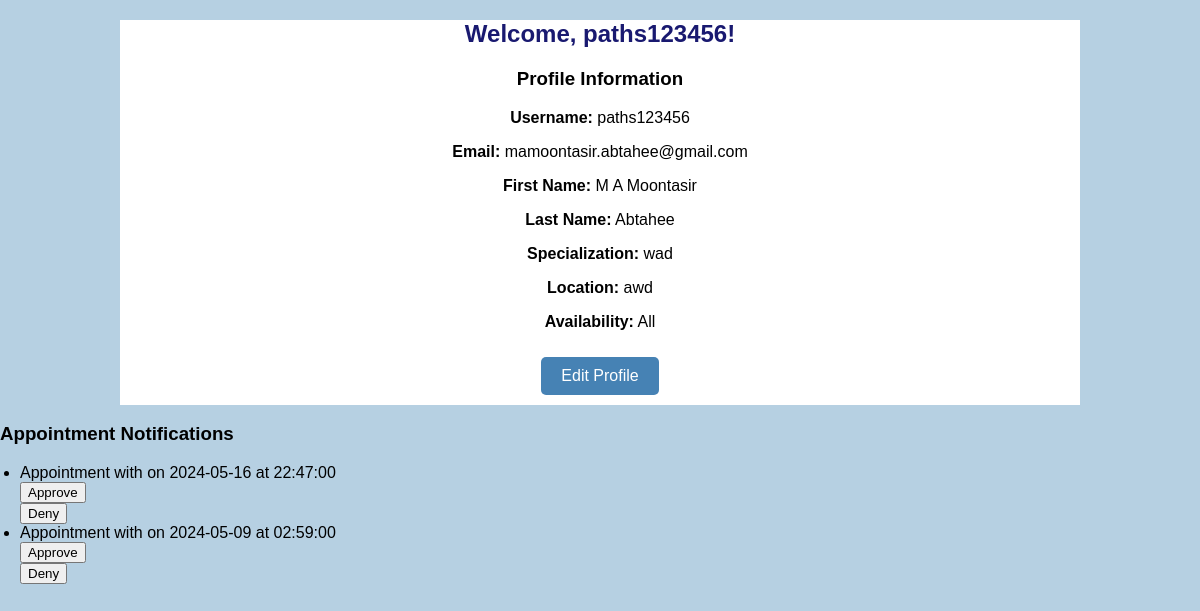
Page /doctor/abth123456 (signed in) on the committed database.
### models/user.py (models this page shows, shortened)
class User(UserMixin, db.Model):
    __tablename__ = 'users'
    id = db.Column(db.Integer, primary_key=True)
    username = db.Column(db.String(64), unique=True, nullable=False)
    password = db.Column(db.String(128), nullable=False)
    role = db.Column(db.String(64), nullable=False)
    email = db.Column(db.String(120), unique=True, nullable=False)
    phone = db.Column(db.String(20), nullable=False)
    profile = db.relationship('Profile', backref='user', uselist=False)

### models/profile.py (models this page shows, shortened)
class Profile(db.Model):
    __tablename__ = 'profiles'
    id = db.Column(db.Integer, primary_key=True)
    user_id = db.Column(db.Integer, db.ForeignKey('users.id'), nullable=False)
    first_name = db.Column(db.String(64), nullable=False)
    last_name = db.Column(db.String(64), nullable=False)
    date_of_birth = db.Column(db.Date, nullable=False)
    gender = db.Column(db.String(10), nullable=False)
    address = db.Column(db.String(255), nullable=False)
    doctor = db.relationship('Doctor', backref='profile', uselist=False)
    patient = db.relationship('Patient', backref='profile', uselist=False)

### models/doctor.py (models this page shows, shortened)
class Doctor(db.Model):
    __tablename__ = 'doctors'
    id = db.Column(db.Integer, primary_key=True)
    profile_id = db.Column(db.Integer, db.ForeignKey('profiles.id'), nullable=False)
    specialization = db.Column(db.String(64), nullable=False)
    location = db.Column(db.String(64), nullable=False)
    availability = db.Column(db.String(64), nullable=False)

### models/appointment.py (models this page shows, shortened)
class Appointment(db.Model):
    __tablename__ = 'appointments'
    id = db.Column(db.Integer, primary_key=True)
    doctor_id = db.Column(db.Integer, db.ForeignKey('doctors.id'), nullable=False)
    patient_id = db.Column(db.Integer, db.ForeignKey('patients.id'), nullable=False)
    date = db.Column(db.Date, nullable=False)
    time = db.Column(db.Time, nullable=False)
    status = db.Column(db.String(64), nullable=True)

### views/doctor.py (the view)
@doctor.route('/doctor/<username>', methods=['GET', 'POST'])
@login_required
def doctor_page(username=None):
    userx = User.query.filter_by(id=current_user.id).first()
    profilex = Profile.query.filter_by(user_id=current_user.id).first()
    doctorx = Doctor.query.filter_by(profile_id=profilex.id).first()
    if user is None or profile is None or doctor is None:
        return "No user, profile, or doctor found", 404
    appointments = Appointment.query.filter_by(doctor_id=doctorx.id).all()
    return render_template('doctor.html', user=userx, profile=profilex, doctor=doctorx, appointments=appointments)

### views/login.py (called while the page is built)
@login_manager.user_loader
def load_user(user_id):
    return User.query.get(user_id)

### templates/doctor.html (shortened to what this page needs)
{% extends "base.html" %}
{% block content %}
<div class="container">
    <h2>Welcome, {{ user.username }}!</h2>
    <div class="profile">
        <h3>Profile Information</h3>
        <p><strong>Username:</strong> {{ user.username }}</p>
        <p><strong>Email:</strong> {{ user.email }}</p>
        <p><strong>First Name:</strong> {{ profile.first_name }}</p>
        <p><strong>Last Name:</strong> {{ profile.last_name }}</p>
        <p><strong>Specialization:</strong> {{ doctor.specialization }}</p>
        <p><strong>Location:</strong> {{ doctor.location }}</p>
        <p><strong>Availability:</strong> {{ doctor.availability }}</p>
    </div>
    <div class="actions">
        <a href="{{ url_for('doctor.update_doctor',username = user.username) }}" class="btn btn-primary">Edit Profile</a>
    </div>
</div>
<div class="appointments">
    <h3>Appointment Notifications</h3>
    {% if appointments %}
        <ul>
        {% for appointment in appointments %}
            <li>
                Appointment with {{ appointment.patient_name }} on {{ appointment.date }} at {{ appointment.time }}
                {% if appointment.status == 'approved' or appointment.status == 'denied' %}
                    <strong>Status:</strong> {{ appointment.status }}
                {% else %}
                    <form method="POST" action="{{ url_for('doctor.update_appointment_status', id=appointment.id) }}">
                        <button type="submit">Approve</button>
                    </form>
                    <form method="POST" action="{{ url_for('doctor.update_appointment_status', id=appointment.id) }}">
                        <button type="submit">Deny</button>
                    </form>
                {% endif %}
            </li>
        {% endfor %}
        </ul>
    {% else %}
        <p>No upcoming appointments.</p>
    {% endif %}
</div>
{% endblock %}

### templates/base.html (shortened to what this page needs)
<!DOCTYPE html>
<html lang="en">
<head>
    <link rel="stylesheet" href="https://cdnjs.cloudflare.com/ajax/libs/font-awesome/4.7.0/css/font-awesome.min.css">
    <link rel="stylesheet" type="text/css" href="static/css/base.css">
</head>
<body>
    <main>
        {% block content %}{% endblock %}
    </main>
</body>
</html>

### static/css/base.css (style rules this page uses)
body { font-family: Arial, sans-serif; margin: 0; padding: 0; background-color: #B6D0E2; color: #000000; }
.container { width: 80%; margin: 0 auto; text-align: center; background-color: #fff; }
h1, h2 { color: #191970; text-align: center; }
ul { list-style-type: disc; padding-left: 20px; text-align: left; }
a, .btn { display: inline-block; color: #fff; background-color: #4682B4; padding: 10px 20px; margin: 10px; text-decoration: none; border-radius: 5px; transition: background-color 0.3s ease; }

### rows in the picture
User: username "paths123456", email "mamoontasir.abtahee@gmail.com"
Profile: first_name "M A Moontasir", last_name "Abtahee"
Doctor: specialization "wad", location "awd", availability "All"
Appointment: date "2024-05-16", time "22:47:00"
Appointment: date "2024-05-09", time "02:59:00"
